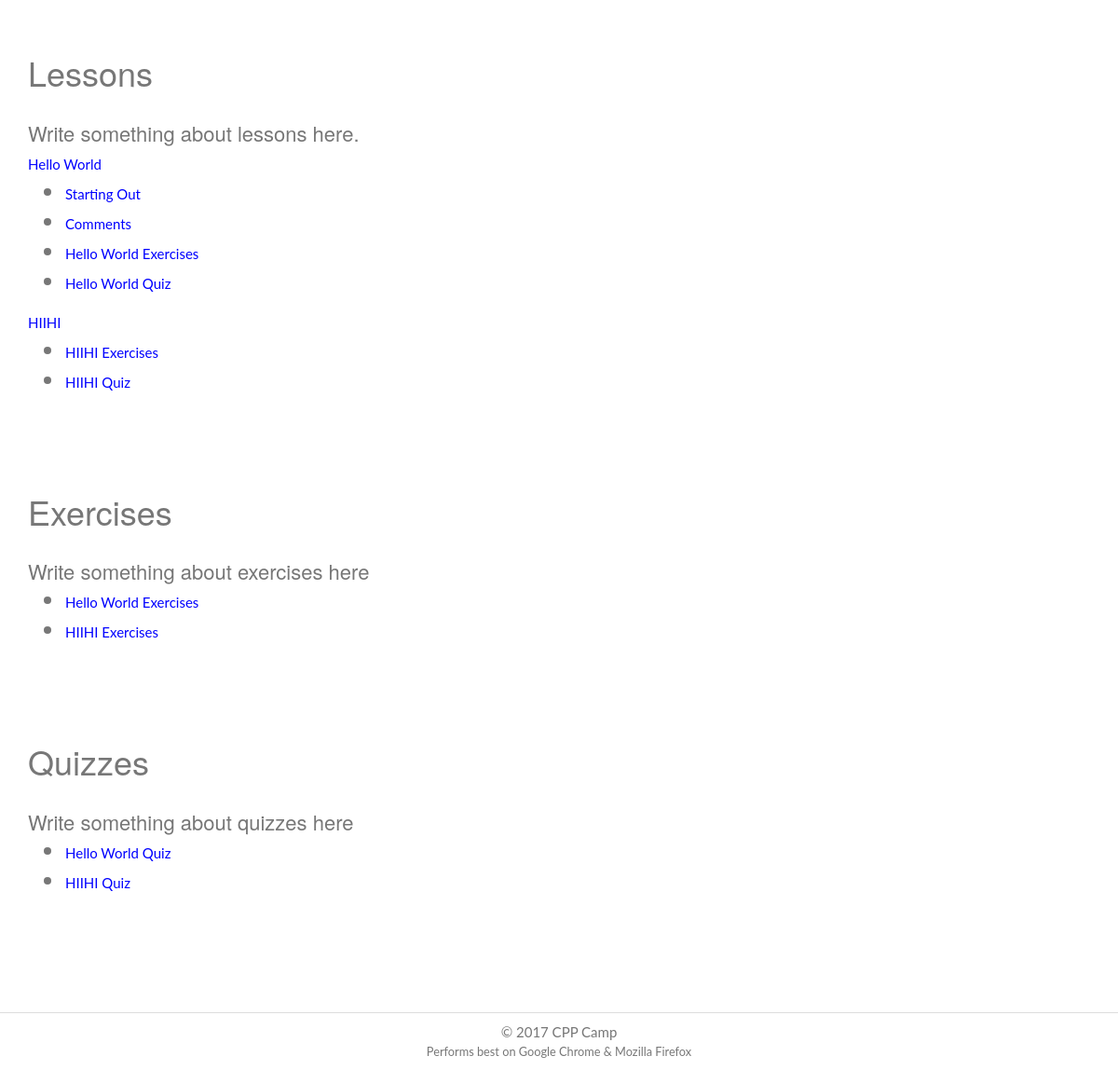
The app's page /lessons/ (lower part), older data.
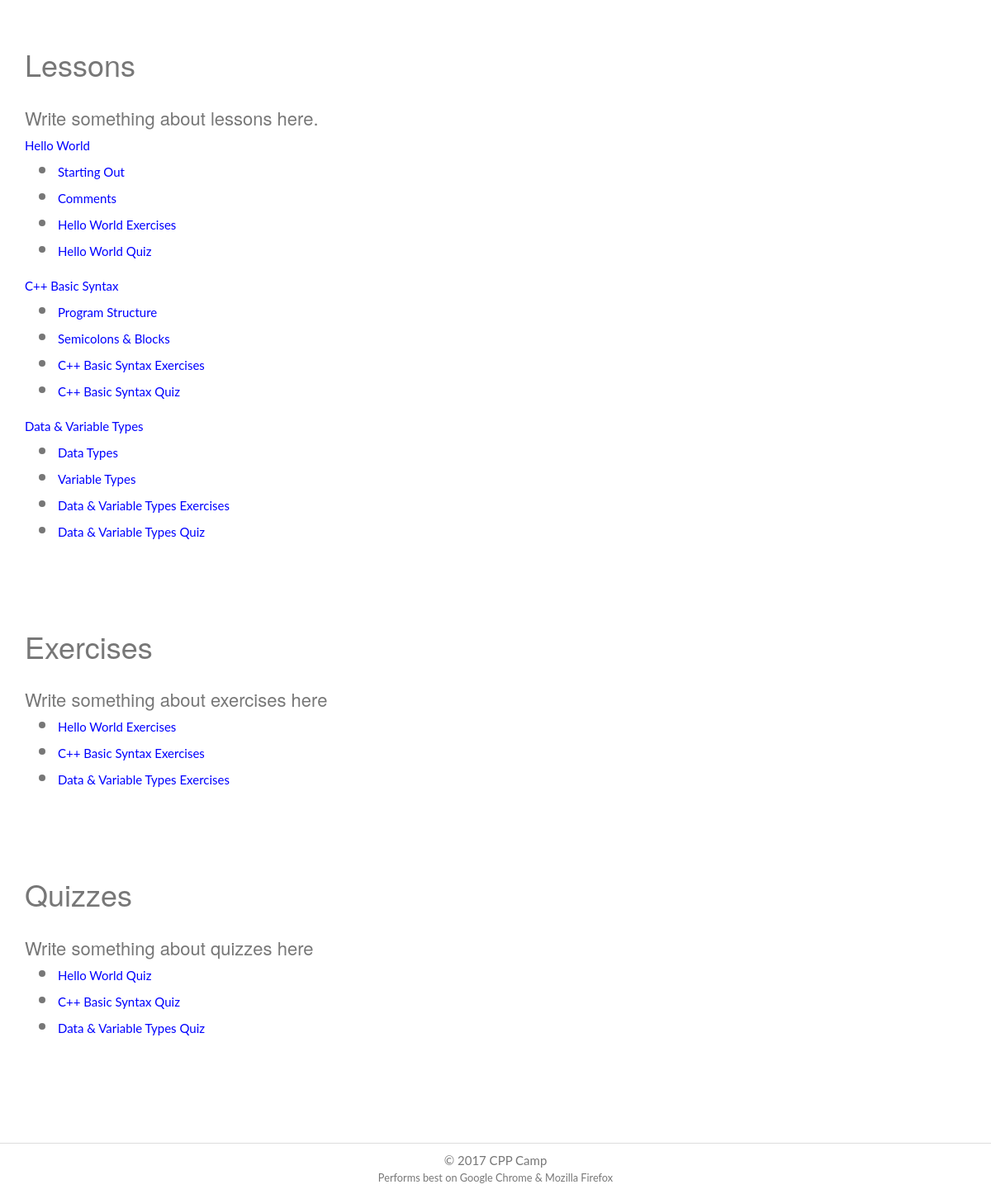
The same page, newer data.
### lessons/models.py (models this page shows, shortened)
class Lesson(models.Model):
    name = models.CharField(max_length=100)
    lesson_id = models.IntegerField()
    pub_date = models.DateTimeField('date published')
    user = models.ForeignKey(User)
    def was_published_recently(self):
        now = timezone.now()
        return now - datetime.timedelta(days=1) <= self.pub_date <= now
    was_published_recently.admin_order_field = 'pub_date'
    was_published_recently.boolean = True
    was_published_recently.short_description = 'Published recently?'

class Entry(models.Model):
    lesson = models.ForeignKey(Lesson, on_delete=models.CASCADE)
    lesson_header = models.CharField(max_length=100)
    lesson_text = models.TextField()
    mod_date = models.DateField()

### lessons/views.py (the view)
class IndexView(generic.ListView):
    template_name = 'lessons/index.html'
    context_object_name = 'latest_lesson_list'
    def get_queryset(self):
        return Lesson.objects.order_by('lesson_id')

### lessons/templates/lessons/index.html (shortened to what this page needs)
{% extends "base.html" %}
{% block content %}
  <div class="section section-description">
         <div class="container">
             <h2 class="section-title">Lessons</h2>
  <h4 class="text-left">Write something about lessons here.
<BR> {% for lesson in latest_lesson_list %}
<a href="/../lessons/{{lesson.lesson_id}}">{{lesson.name}}</a>
<ul>
    {% for entry in lesson.entry_set.all %}
    <li><small><a href=/../lessons/{{lesson.lesson_id}}/#{{entry.lesson_header}}>{{entry.lesson_header}}</a></small></li>
    {% endfor %}
    <li><small><a href="/../lessons/exercise/{{lesson.lesson_id}}">{{lesson.name}} Exercises</a></small></li>
    <li><small><a href="/../lessons/quiz/{{lesson.lesson_id}}">{{lesson.name}} Quiz</a></small></li>
</ul>
{% endfor %}</h4>
        </div>
  </div>
  <div class="section section-description">
         <div class="container">
             <h2 class="section-title">Exercises</h2>
<h4 class="text-left">Write something about exercises here
<BR>
<ul>    {% for lesson in latest_lesson_list %}
<li><small><a href="/../lessons/exercise/{{lesson.lesson_id}}">{{lesson.name}} Exercises</a></small></li>
{% endfor %}
</ul></h4>
</div>
</div>
<div class="section section-description">
       <div class="container">
           <h2 class="section-title">Quizzes</h2>
<h4 class="text-left">Write something about quizzes here
<BR>
<ul>{% for lesson in latest_lesson_list %}
<li><small><a href="/../lessons/quiz/{{lesson.lesson_id}}">{{lesson.name}} Quiz</a></small></li>
{% endfor %}</ul></h4>
</div>
</div>
{% endblock %}

Row changes from the older to the newer data that the page shows:
changed Lesson: name "HIIHI" → "C++ Basic Syntax"
added Entry: lesson_header "Program Structure", shown under Lesson "C++ Basic Syntax"
added Entry: lesson_header "Semicolons & Blocks", shown under Lesson "C++ Basic Syntax"
added Lesson: name "Data & Variable Types"
added Entry: lesson_header "Data Types", shown under "Data & Variable Types"
added Entry: lesson_header "Variable Types", shown under "Data & Variable Types"
